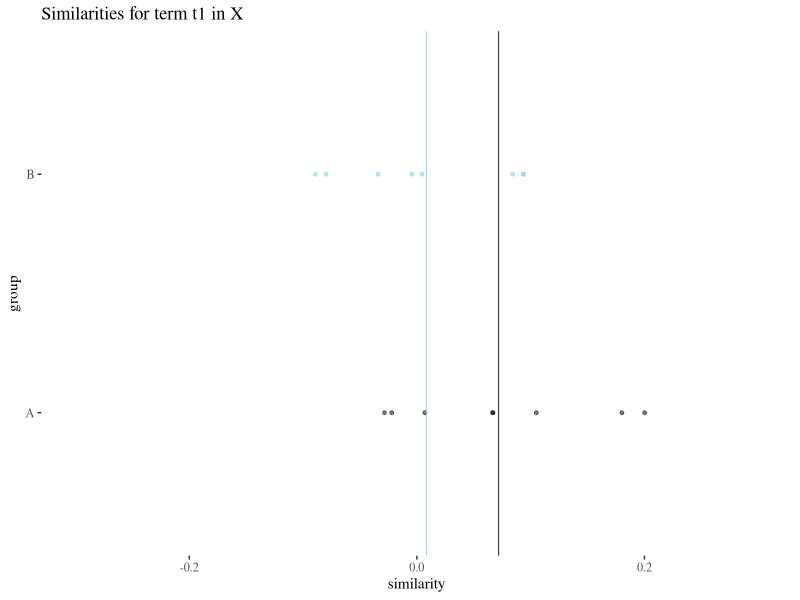
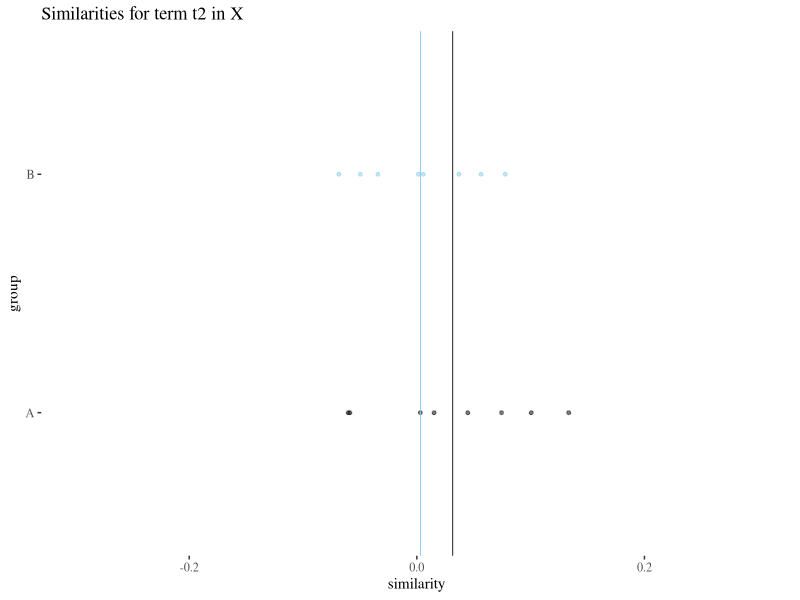
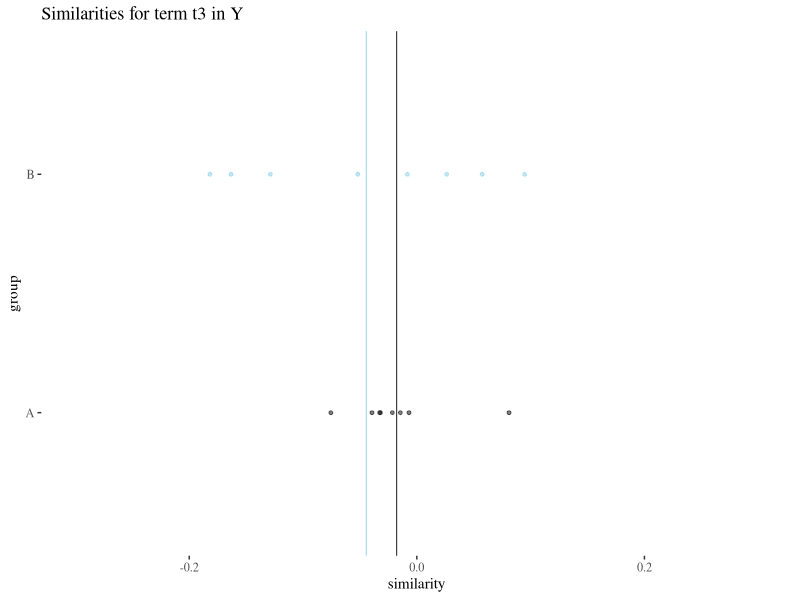
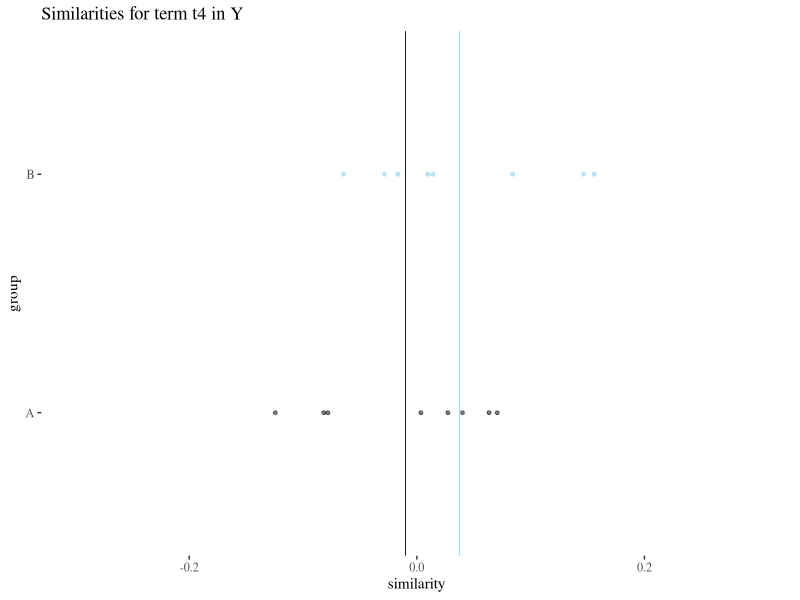
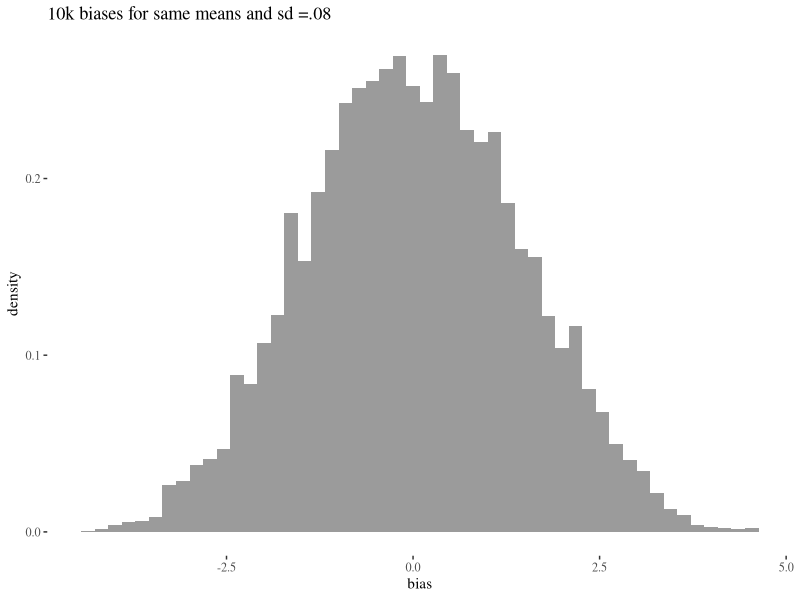
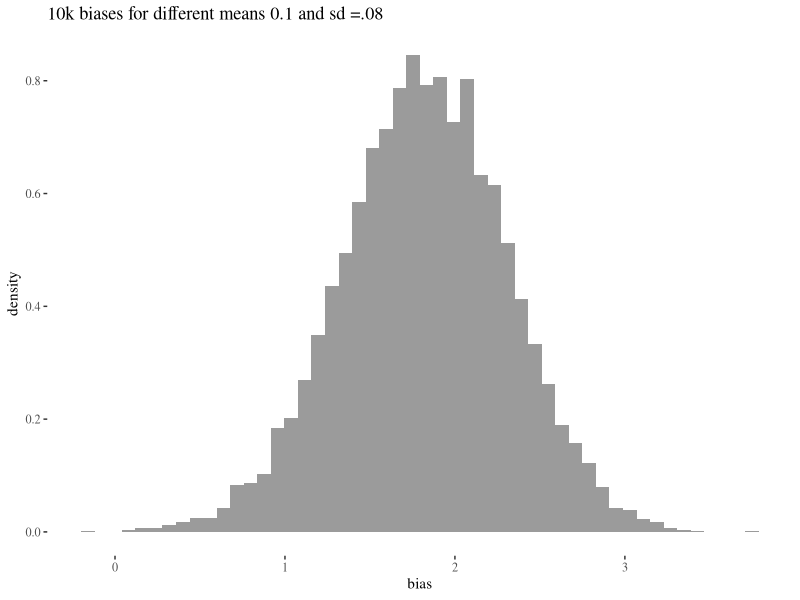
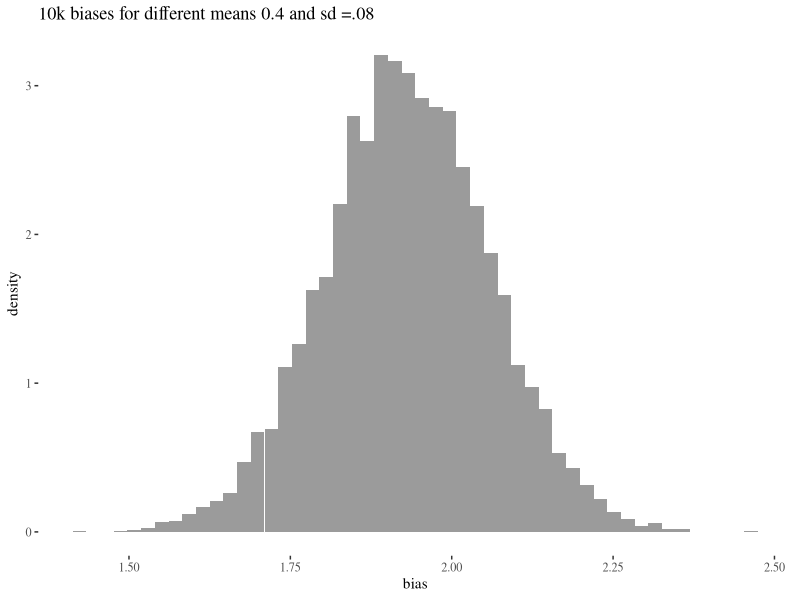

The R source for these figures, in order:
# Simulation with more examples 

# Based on the WEAT 7 example:
# Math: math, algebra, geometry, calculus, equations, computation, numbers, addition.
# Arts: poetry, art, dance, literature, novel, symphony, drama, sculpture.
# Male terms: male, man, boy, brother, he, him, his, son.
# Female terms: female, woman, girl, sister, she, her, hers, daughter.

knitr::opts_knit$set(root.dir = '../')
library(ggplot2)
library(ggthemes)
library(gridExtra)
library(grid)

# BASIC SIMULATION -> samples=5, mean=0, st=0.08

# X = {t1,t2,t3,t4,t5,t6,t7,t8}, Y = {t9,t10,t11,t12,t13,t14,t15,t16}

set.seed(123456)
t1 <- data.frame(A  = rnorm(8,0,0.08), B = rnorm(8,0,0.08))
t2 <- data.frame(A  = rnorm(8,0,0.08), B = rnorm(8,0,0.08))
t3 <- data.frame(A  = rnorm(8,0,0.08), B = rnorm(8,0,0.08))
t4 <- data.frame(A  = rnorm(8,0,0.08), B = rnorm(8,0,0.08))
t5 <- data.frame(A  = rnorm(8,0,0.08), B = rnorm(8,0,0.08))
t6 <- data.frame(A  = rnorm(8,0,0.08), B = rnorm(8,0,0.08))
t7 <- data.frame(A  = rnorm(8,0,0.08), B = rnorm(8,0,0.08))
t8 <- data.frame(A  = rnorm(8,0,0.08), B = rnorm(8,0,0.08))
t9 <- data.frame(A  = rnorm(8,0,0.08), B = rnorm(8,0,0.08))
t10 <- data.frame(A  = rnorm(8,0,0.08), B = rnorm(8,0,0.08))
t11 <- data.frame(A  = rnorm(8,0,0.08), B = rnorm(8,0,0.08))
t12 <- data.frame(A  = rnorm(8,0,0.08), B = rnorm(8,0,0.08))
t13 <- data.frame(A  = rnorm(8,0,0.08), B = rnorm(8,0,0.08))
t14 <- data.frame(A  = rnorm(8,0,0.08), B = rnorm(8,0,0.08))
t15 <- data.frame(A  = rnorm(8,0,0.08), B = rnorm(8,0,0.08))
t16 <- data.frame(A  = rnorm(8,0,0.08), B = rnorm(8,0,0.08))

xlimits <- c(-.3,.3)

t1Plot <- ggplot(t1)+geom_point(aes(y = 0, x = A), size = 1, alpha = 0.5)+geom_point(aes(y = 0.1, x = B), col = "skyblue", size = 1, alpha = 0.5)+theme_tufte()+xlab("similarity")+scale_y_continuous(limits = c(-.05,.15),breaks = c(0,0.1), labels = c("A","B"))+ylab("group") + geom_vline(aes(xintercept = mean(A)), size = 0.3) + geom_vline(aes(xintercept = mean(B)), size = 0.3, col = "skyblue") +ggtitle("Similarities for term t1 in X")+xlim(xlimits)
t2Plot <- ggplot(t2)+geom_point(aes(y = 0, x = A), size = 1, alpha = 0.5)+geom_point(aes(y = 0.1, x = B), col = "skyblue", size = 1, alpha = 0.5)+theme_tufte()+xlab("similarity")+scale_y_continuous(limits = c(-.05,.15),breaks = c(0,0.1), labels = c("A","B"))+ylab("group") + geom_vline(aes(xintercept = mean(A)), size = 0.3) + geom_vline(aes(xintercept = mean(B)), size = 0.3, col = "skyblue") +ggtitle("Similarities for term t2 in X")+xlim(xlimits)
t3Plot <- ggplot(t8)+geom_point(aes(y = 0, x = A), size = 1, alpha = 0.5)+geom_point(aes(y = 0.1, x = B), col = "skyblue", size = 1, alpha = 0.5)+theme_tufte()+xlab("similarity")+scale_y_continuous(limits = c(-.05,.15),breaks = c(0,0.1), labels = c("A","B"))+ylab("group") + geom_vline(aes(xintercept = mean(A)), size = 0.3) + geom_vline(aes(xintercept = mean(B)), size = 0.3, col = "skyblue") +ggtitle("Similarities for term t3 in Y")+xlim(xlimits)
t4Plot <- ggplot(t9)+geom_point(aes(y = 0, x = A), size = 1, alpha = 0.5)+geom_point(aes(y = 0.1, x = B), col = "skyblue", size = 1, alpha = 0.5)+theme_tufte()+xlab("similarity")+scale_y_continuous(limits = c(-.05,.15),breaks = c(0,0.1), labels = c("A","B"))+ylab("group") + geom_vline(aes(xintercept = mean(A)), size = 0.3) + geom_vline(aes(xintercept = mean(B)), size = 0.3, col = "skyblue") +ggtitle("Similarities for term t4 in Y")+xlim(xlimits)
# grid.arrange(t1Plot,t2Plot, t3Plot, t4Plot, ncol=2)

t1Plot
t2Plot
t3Plot
t4Plot

# CALCULATE BIAS FROM SIMULATION

s <- function (table){ mean(table$A) - mean(table$B)}
whole <- rbind(t1,t2,t3,t4,t5,t6,t7,t8,t9,t10,t11,t12,t13,t14,t15,t16)
# st from all samples
rawsd <- sd(c(whole$A,whole$B))
# st from the means 
factor <- sd(c(s(t1),s(t2),s(t3),s(t4),s(t5),s(t6),s(t7),s(t8),s(t9),s(t10),s(t11),s(t12),s(t13),s(t14),s(t15),s(t16)))
rawsd/factor
numerator <-  mean(s(t1),s(t2),s(t3),s(t4),s(t5),s(t6),s(t7),s(t8)) - mean(s(t9),s(t10),s(t11),s(t12),s(t13),s(t14),s(t15),s(t16))
print(list(factor = factor,numerator = numerator, bias = numerator / factor))


# SIMULATION FOR SAME MEANS AND SMALL STD
biasesD0 <- numeric(10000)

for(i in 1:10000){
  t1 <- data.frame(A  = rnorm(8,0,0.08), B = rnorm(8,0,0.08))
  t2 <- data.frame(A  = rnorm(8,0,0.08), B = rnorm(8,0,0.08))
  t3 <- data.frame(A  = rnorm(8,0,0.08), B = rnorm(8,0,0.08))
  t4 <- data.frame(A  = rnorm(8,0,0.08), B = rnorm(8,0,0.08))
  t5 <- data.frame(A  = rnorm(8,0,0.08), B = rnorm(8,0,0.08))
  t6 <- data.frame(A  = rnorm(8,0,0.08), B = rnorm(8,0,0.08))
  t7 <- data.frame(A  = rnorm(8,0,0.08), B = rnorm(8,0,0.08))
  t8 <- data.frame(A  = rnorm(8,0,0.08), B = rnorm(8,0,0.08))
  t9 <- data.frame(A  = rnorm(8,0,0.08), B = rnorm(8,0,0.08))
  t10 <- data.frame(A  = rnorm(8,0,0.08), B = rnorm(8,0,0.08))
  t11 <- data.frame(A  = rnorm(8,0,0.08), B = rnorm(8,0,0.08))
  t12 <- data.frame(A  = rnorm(8,0,0.08), B = rnorm(8,0,0.08))
  t13 <- data.frame(A  = rnorm(8,0,0.08), B = rnorm(8,0,0.08))
  t14 <- data.frame(A  = rnorm(8,0,0.08), B = rnorm(8,0,0.08))
  t15 <- data.frame(A  = rnorm(8,0,0.08), B = rnorm(8,0,0.08))
  t16 <- data.frame(A  = rnorm(8,0,0.08), B = rnorm(8,0,0.08))
  
  factorD0 <- sd(c(s(t1),s(t2),s(t3),s(t4),s(t5),s(t6),s(t7),s(t8),s(t9),s(t10),s(t11),s(t12),s(t13),s(t14),s(t15),s(t16)))
  numeratorD0 <-  mean(s(t1),s(t2),s(t3),s(t4),s(t5),s(t6),s(t7),s(t8)) - mean(s(t9),s(t10),s(t11),s(t12),s(t13),s(t14),s(t15),s(t16))
  biasesD0[i] <- numeratorD0/factorD0
}

ggplot()+geom_histogram(aes(x=biasesD0, y = ..density..), alpha = 0.6, bins=50)+
  theme_tufte()+labs(title="10k biases for same means and sd =.08")+ xlab("bias")


quantile(biasesD0, c(0.025, 0.975))
mean(abs(biasesD0)>=1.82)



# SIMULATION FOR DIFFERENT MEANS (0.1) AND SMALL STD DEVIATION 
set.seed(123456)
biasesD1 <- numeric(10000)

for(i in 1:10000){
  t1 <- data.frame(A  = rnorm(8,.1,0.08), B = rnorm(8,0,0.08))
  t2 <- data.frame(A  = rnorm(8,.1,0.08), B = rnorm(8,0,0.08))
  t3 <- data.frame(A  = rnorm(8,.1,0.08), B = rnorm(8,0,0.08))
  t4 <- data.frame(A  = rnorm(8,.1,0.08), B = rnorm(8,0,0.08))
  t5 <- data.frame(A  = rnorm(8,.1,0.08), B = rnorm(8,0,0.08))
  t6 <- data.frame(A  = rnorm(8,.1,0.08), B = rnorm(8,0,0.08))
  t7 <- data.frame(A  = rnorm(8,.1,0.08), B = rnorm(8,0,0.08))
  t8 <- data.frame(A  = rnorm(8,.1,0.08), B = rnorm(8,0,0.08))
  t9 <- data.frame(A  = rnorm(8,0,0.08), B = rnorm(8,.1,0.08))
  t10 <- data.frame(A  = rnorm(8,0,0.08), B = rnorm(8,.1,0.08))
  t11 <- data.frame(A  = rnorm(8,0,0.08), B = rnorm(8,.1,0.08))
  t12 <- data.frame(A  = rnorm(8,0,0.08), B = rnorm(8,.1,0.08))
  t13 <- data.frame(A  = rnorm(8,0,0.08), B = rnorm(8,.1,0.08))
  t14 <- data.frame(A  = rnorm(8,0,0.08), B = rnorm(8,.1,0.08))
  t15 <- data.frame(A  = rnorm(8,0,0.08), B = rnorm(8,.1,0.08))
  t16 <- data.frame(A  = rnorm(8,0,0.08), B = rnorm(8,.1,0.08))
  
  factorD1 <- sd(c(s(t1),s(t2),s(t3),s(t4),s(t5),s(t6),s(t7),s(t8),s(t9),s(t10),s(t11),s(t12),s(t13),s(t14),s(t15),s(t16)))
  numeratorD1 <-  mean(s(t1),s(t2),s(t3),s(t4),s(t5),s(t6),s(t7),s(t8)) - mean(s(t9),s(t10),s(t11),s(t12),s(t13),s(t14),s(t15),s(t16))
  biasesD1[i] <- numeratorD1/factorD1
}

ggplot()+geom_histogram(aes(x=biasesD1, y = ..density..), alpha = 0.6, bins=50)+
  theme_tufte()+labs(title="10k biases for different means 0.1 and sd =.08")+ xlab("bias")

quantile(biasesD1, c(0.025, 0.975))
mean(abs(biasesD1)>=1.82)


# SIMULATION FOR DIFFERENT MEANS (0.4) AND SMALL STD DEVIATION 
set.seed(123456)
biasesD4 <- numeric(10000)

for(i in 1:10000){
  t1 <- data.frame(A  = rnorm(8,.4,0.08), B = rnorm(8,0,0.08))
  t2 <- data.frame(A  = rnorm(8,.4,0.08), B = rnorm(8,0,0.08))
  t3 <- data.frame(A  = rnorm(8,.4,0.08), B = rnorm(8,0,0.08))
  t4 <- data.frame(A  = rnorm(8,.4,0.08), B = rnorm(8,0,0.08))
  t5 <- data.frame(A  = rnorm(8,.4,0.08), B = rnorm(8,0,0.08))
  t6 <- data.frame(A  = rnorm(8,.4,0.08), B = rnorm(8,0,0.08))
  t7 <- data.frame(A  = rnorm(8,.4,0.08), B = rnorm(8,0,0.08))
  t8 <- data.frame(A  = rnorm(8,.4,0.08), B = rnorm(8,0,0.08))
  t9 <- data.frame(A  = rnorm(8,0,0.08), B = rnorm(8,.4,0.08))
  t10 <- data.frame(A  = rnorm(8,0,0.08), B = rnorm(8,.4,0.08))
  t11 <- data.frame(A  = rnorm(8,0,0.08), B = rnorm(8,.4,0.08))
  t12 <- data.frame(A  = rnorm(8,0,0.08), B = rnorm(8,.4,0.08))
  t13 <- data.frame(A  = rnorm(8,0,0.08), B = rnorm(8,.4,0.08))
  t14 <- data.frame(A  = rnorm(8,0,0.08), B = rnorm(8,.4,0.08))
  t15 <- data.frame(A  = rnorm(8,0,0.08), B = rnorm(8,.4,0.08))
  t16 <- data.frame(A  = rnorm(8,0,0.08), B = rnorm(8,.4,0.08))
  
  factorD4 <- sd(c(s(t1),s(t2),s(t3),s(t4),s(t5),s(t6),s(t7),s(t8),s(t9),s(t10),s(t11),s(t12),s(t13),s(t14),s(t15),s(t16)))
  numeratorD4 <-  mean(s(t1),s(t2),s(t3),s(t4),s(t5),s(t6),s(t7),s(t8)) - mean(s(t9),s(t10),s(t11),s(t12),s(t13),s(t14),s(t15),s(t16))
  biasesD4[i] <- numeratorD4/factorD4
}

ggplot()+geom_histogram(aes(x=biasesD4, y = ..density..), alpha = 0.6, bins=50)+
  theme_tufte()+labs(title="10k biases for different means 0.4 and sd =.08")+ xlab("bias")

quantile(biasesD4, c(0.025, 0.975))
mean(abs(biasesD4)>=1.82)


